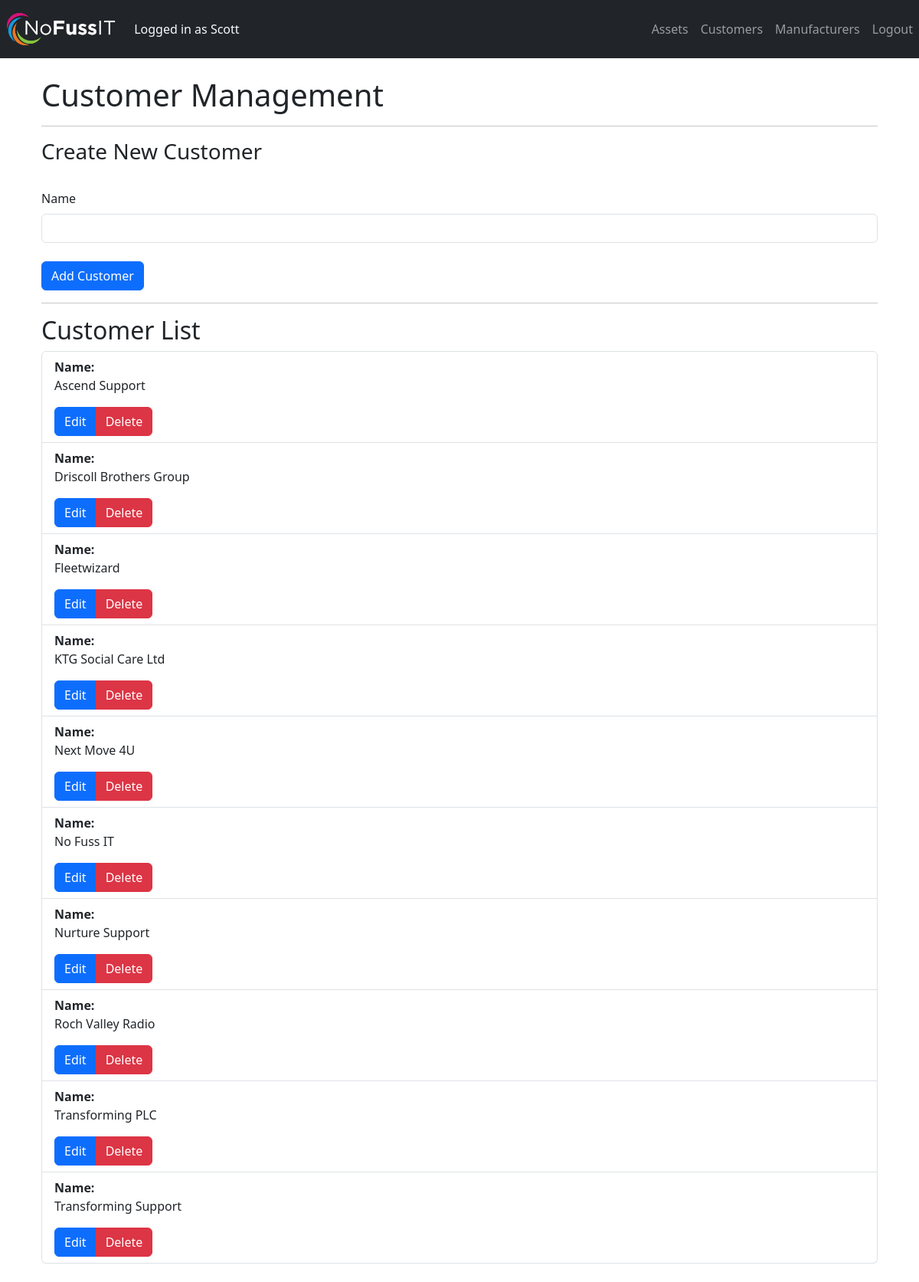
The app's page /customers (signed in) with its own data.
### app/models.py (models this page shows, shortened)
class User(db.Model, UserMixin):
    id = db.Column(db.Integer, primary_key=True)
    username = db.Column(db.String(20), unique=True, nullable=False)
    password = db.Column(db.String(20), nullable=False)
    role = db.Column(db.String(10), nullable=False, default='regular')
    assets = db.relationship('Asset', backref='author', lazy=True)

class Customer(db.Model):
    id = db.Column(db.Integer, primary_key=True)
    name = db.Column(db.String(100), nullable=False)
    assets = db.relationship('Asset', backref='customer', lazy=True)

### app/routes.py (the view)
@main.route('/customers', methods=['GET', 'POST'])
@login_required
def customers():
    customer_form = CustomerForm()
    if customer_form.validate_on_submit():
        new_customer = Customer(name=customer_form.name.data)
        db.session.add(new_customer)
        db.session.commit()
        flash('Customer created', 'success')
        return redirect(url_for('main.customers'))
    customers = Customer.query.all()
    return render_template('customers.html', customers=customers, customer_form=customer_form)

### app/forms.py
class CustomerForm(FlaskForm):
    name = StringField('Name', validators=[DataRequired()])
    submit = SubmitField('Add Customer')

### app/models.py (called while the page is built)
@login_manager.user_loader
def load_user(user_id):
    return User.query.get(int(user_id))

### app/templates/customers.html (shortened to what this page needs)
{% extends 'base.html' %}
{% block content %}
<div class="container">
    <h1>Customer Management</h1>
    <hr>
    <h3>Create New Customer</h3>
    <br>
    <form method="POST">
        <div class="form-group">
            {{ customer_form.name.label(class="form-label") }}
            {{ customer_form.name(class="form-control") }}
        </div>
        <br>
        <div class="form-group">
            {{ customer_form.submit(class="btn btn-primary") }}
        </div>
    </form>
    <hr>
    <h2>Customer List</h2>
    <ul class="list-group">
        {% for customer in customers %}
        <li class="list-group-item">
            <div class="row">
                <div class="col-md-10">
                    <p><strong>Name:</strong><br> {{ customer.name }}</p>
                </div>
                <div class="col-sm-3">
                    <div class="btn-group" role="group">
                        <a href="{{ url_for('main.edit_customer', customer_id=customer.id) }}" class="btn btn-primary">
                            Edit
                        </a>
                        <button type="button" class="btn btn-danger" data-bs-toggle="modal"
                            data-bs-target="#deleteCustomerModal{{ customer.id }}">
                            Delete
                        </button>
                    </div>
                </div>
            </div>
        </li>
        {% endfor %}
    </ul>
</div>
<br>
{% endblock %}

### app/templates/base.html (shortened to what this page needs)
<!DOCTYPE html>
<html>
<head>
    <link href="https://cdn.jsdelivr.net/npm/bootstrap@5.3.1/dist/css/bootstrap.min.css" rel="stylesheet"
>
</head>
<body>
    <nav class="navbar navbar-expand-sm navbar-dark bg-dark">
        <a class="navbar-brand" href="{{ url_for('main.index') }}">
            <img src="{{ url_for('static', filename='nofusslogo_sml.png') }}" alt="Logo" height="50">
        </a>
        {% if current_user.is_authenticated %}
        <p class="navbar-nav text-light"> Logged in as {{ current_user.username }}</p>
        <ul class="navbar-nav ms-auto">
            <li class="nav-item">
                <a class="nav-link" href="{{ url_for('main.assets') }}">Assets</a>
            </li>
            <li class="nav-item">
                <a class="nav-link" href="{{ url_for('main.customers') }}">Customers</a>
            </li>
            <li class="nav-item">
                <a class="nav-link" href="{{ url_for('main.manufacturers') }}">Manufacturers</a>
            </li>
            <li class="nav-item">
                <a class="nav-link" href="{{ url_for('main.logout') }}">Logout</a>
            </li>
        </ul>
        {% endif %}
    </nav>
    <div class="container mt-4">
        {% block content %}
        {% endblock %}
    </div>
</body>
</html>

### records on screen
User: username "Scott"
Customer: name "Ascend Support"
Customer: name "Driscoll Brothers Group"
Customer: name "Fleetwizard"
Customer: name "KTG Social Care Ltd"
Customer: name "Next Move 4U"
Customer: name "No Fuss IT"
Customer: name "Nurture Support"
Customer: name "Roch Valley Radio"
Customer: name "Transforming PLC"
Customer: name "Transforming Support"

### other values on screen
{{ customer_form.name.label(class="form-label") }} "Name"
